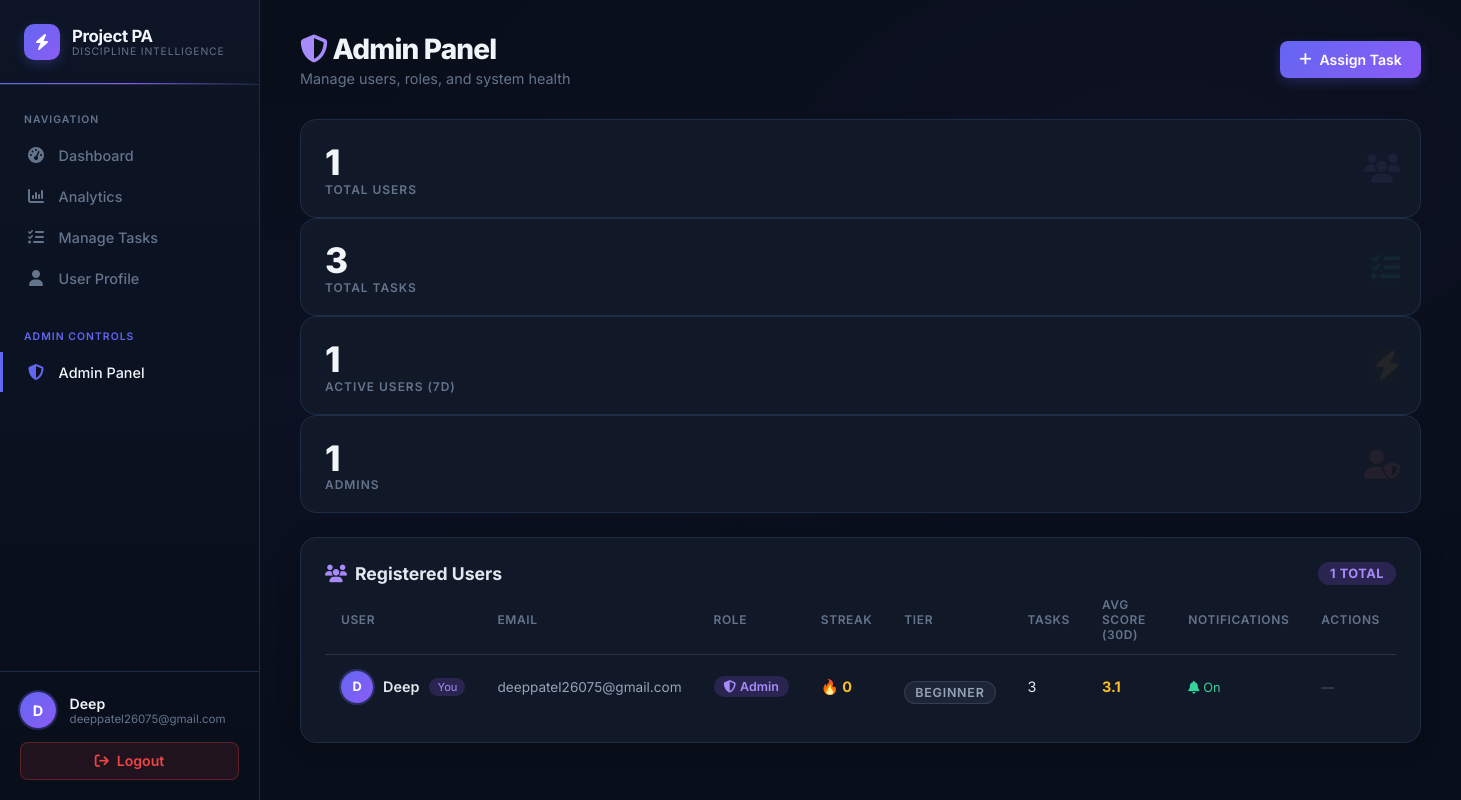
The app's page /admin/users (signed in) with its own data.
### models/user.py (models this page shows, shortened)
class User(db.Model, UserMixin):
    __tablename__ = "user"
    id                  = db.Column(db.Integer, primary_key=True)
    name                = db.Column(db.String(100), nullable=False)
    email               = db.Column(db.String(120), unique=True, nullable=False)
    password_hash       = db.Column(db.String(255), nullable=False)
    streak_count        = db.Column(db.Integer, default=0)
    role                = db.Column(db.String(20), nullable=False, default="user")
    bio                 = db.Column(db.Text, nullable=True)
    avatar_url          = db.Column(db.String(300), nullable=True)
    email_notifications = db.Column(db.Boolean, default=True, nullable=False)
    tasks  = db.relationship("Task",  backref="user", lazy=True,
                             foreign_keys="Task.user_id")
    scores = db.relationship("Score", backref="user", lazy=True)
    @property
    def is_admin(self) -> bool:
        return self.role == "admin"
    @property
    def discipline_tier(self) -> str:
        if self.streak_count >= 14:
            return "Elite"
        elif self.streak_count >= 5:
            return "Consistent"
        return "Beginner"

### routes/admin_routes.py (the view)
@admin_bp.route("/users")
@login_required
@admin_required
def users():
    today    = datetime.now(timezone.utc).date()
    start_30 = today - timedelta(days=29)
    all_users = User.query.order_by(User.id).all()
    user_stats = []
    for u in all_users:
        task_count = Task.query.filter_by(user_id=u.id).count()
        scores_30 = Score.query.filter(
            Score.user_id == u.id,
            Score.date >= start_30,
            Score.date <= today,
        ).all()
        vals      = [s.daily_score for s in scores_30]
        avg_score = round(sum(vals) / len(vals), 1) if vals else 0.0
        user_stats.append({
            "user":       u,
            "task_count": task_count,
            "avg_score":  avg_score,
        })
    return render_template("admin_users.html", user_stats=user_stats, today=today)

### routes/admin_routes.py (called while the page is built)
def admin_required(f):
    @wraps(f)
    def decorated(*args, **kwargs):
        if not current_user.is_authenticated:
            return redirect(url_for("auth.login"))
        if not current_user.is_admin:
            abort(403)
        return f(*args, **kwargs)
    return decorated

### templates/admin_users.html (shortened to what this page needs)
{% extends "base.html" %}
{% block content %}
<div class="page-header">
    <div>
        <h1 class="page-title"><i class="fa-solid fa-shield-halved" style="color:#a78bfa;"></i> Admin Panel</h1>
        <p class="page-subtitle">Manage users, roles, and system health</p>
    </div>
    <a href="{{ url_for('admin.assign_task') }}" class="btn btn-primary">
        <i class="fa-solid fa-plus"></i> Assign Task
    </a>
</div>
<div class="stats-grid" id="admin-stats-grid">
    <div class="stat-card" id="stat-total-users">
        <div class="stat-icon" style="background:rgba(139,92,246,0.15);">
            <i class="fa-solid fa-users" style="color:#a78bfa;"></i>
        </div>
        <div class="stat-value" id="sv-users">—</div>
        <div class="stat-label">Total Users</div>
    </div>
    <div class="stat-card">
        <div class="stat-icon" style="background:rgba(16,185,129,0.15);">
            <i class="fa-solid fa-list-check" style="color:#34d399;"></i>
        </div>
        <div class="stat-value" id="sv-tasks">—</div>
        <div class="stat-label">Total Tasks</div>
    </div>
    <div class="stat-card">
        <div class="stat-icon" style="background:rgba(251,191,36,0.15);">
            <i class="fa-solid fa-bolt" style="color:#fbbf24;"></i>
        </div>
        <div class="stat-value" id="sv-active">—</div>
        <div class="stat-label">Active Users (7d)</div>
    </div>
    <div class="stat-card">
        <div class="stat-icon" style="background:rgba(239,68,68,0.15);">
            <i class="fa-solid fa-user-shield" style="color:#f87171;"></i>
        </div>
        <div class="stat-value" id="sv-admins">—</div>
        <div class="stat-label">Admins</div>
    </div>
</div>
<div class="card" style="margin-top:24px;">
    <div class="card-header" style="display:flex; align-items:center; justify-content:space-between;">
        <h2 style="margin:0; font-size:1.1rem; color:#e2e8f0;">
            <i class="fa-solid fa-users" style="color:#a78bfa; margin-right:8px;"></i>Registered Users
        </h2>
        <span class="badge" style="background:rgba(139,92,246,0.2); color:#a78bfa; padding:4px 12px; border-radius:20px; font-size:0.8rem;">
            {{ user_stats|length }} total
        </span>
    </div>
    <div style="overflow-x:auto;">
        <table class="admin-table">
            <thead>
                <tr>
                    <th>User</th>
                    <th>Email</th>
                    <th>Role</th>
                    <th>Streak</th>
                    <th>Tier</th>
                    <th>Tasks</th>
                    <th>Avg Score (30d)</th>
                    <th>Notifications</th>
                    <th>Actions</th>
                </tr>
            </thead>
            <tbody>
                {% for item in user_stats %}
                <tr>
                    <td>
                        <div style="display:flex; align-items:center; gap:10px;">
                            <div class="user-avatar" style="width:32px; height:32px; font-size:0.8rem;">
                                {{ item.user.name[0]|upper }}
                            </div>
                            <span style="font-weight:600; color:#e2e8f0;">{{ item.user.name }}</span>
                            {% if item.user.id == current_user.id %}
                            <span style="font-size:0.7rem; background:rgba(139,92,246,0.2); color:#a78bfa; padding:2px 8px; border-radius:10px;">You</span>
                            {% endif %}
                        </div>
                    </td>
                    <td style="color:#94a3b8; font-size:0.85rem;">{{ item.user.email }}</td>
                    <td>
                        <span class="role-badge role-{{ item.user.role }}">
                            {% if item.user.role == 'admin' %}
                            <i class="fa-solid fa-shield-halved"></i>
                            {% else %}
                            <i class="fa-solid fa-user"></i>
                            {% endif %}
                            {{ item.user.role|capitalize }}
                        </span>
                    </td>
                    <td>
                        <span style="color:#fbbf24; font-weight:700;">
                            🔥 {{ item.user.streak_count }}
                        </span>
                    </td>
                    <td>
                        <span class="tier-badge tier-{{ item.user.discipline_tier|lower }}">
                            {{ item.user.discipline_tier }}
                        </span>
                    </td>
                    <td style="color:#e2e8f0;">{{ item.task_count }}</td>
                    <td>
                        <span style="color:{% if item.avg_score > 20 %}#34d399{% elif item.avg_score > 0 %}#fbbf24{% else %}#f87171{% endif %}; font-weight:700;">
                            {{ item.avg_score }}
                        </span>
                    </td>
                    <td>
                        <span style="color:{% if item.user.email_notifications %}#34d399{% else %}#f87171{% endif %}; font-size:0.8rem;">
                            {% if item.user.email_notifications %}
                            <i class="fa-solid fa-bell"></i> On
                            {% else %}
                            <i class="fa-solid fa-bell-slash"></i> Off
                            {% endif %}
                        </span>
                    </td>
                    <td>
                        {% if item.user.id != current_user.id %}
                        <form method="POST" action="{{ url_for('admin.change_role', user_id=item.user.id) }}"
                              style="display:inline;" onsubmit="return confirm('Change role for {{ item.user.name }}?')">
                            {% if item.user.role == 'user' %}
                            <input type="hidden" name="role" value="admin">
                            <button type="submit" class="btn-sm btn-promote">
                                <i class="fa-solid fa-arrow-up"></i> Promote
                            </button>
                            {% else %}
                            <input type="hidden" name="role" value="user">
                            <button type="submit" class="btn-sm btn-demote">
                                <i class="fa-solid fa-arrow-down"></i> Demote
                            </button>
                            {% endif %}
                        </form>
                        {% else %}
                        <span style="color:#475569; font-size:0.8rem;">—</span>
                        {% endif %}
                    </td>
                </tr>
                {% endfor %}
            </tbody>
        </table>
    </div>
</div>
{% endblock %}

### templates/base.html (shortened to what this page needs)
<!DOCTYPE html>
<html lang="en">
<head>
    <link rel="stylesheet" href="https://cdnjs.cloudflare.com/ajax/libs/font-awesome/6.4.0/css/all.min.css">
    <link rel="stylesheet" href="{{ url_for('static', filename='css/style.css') }}">
</head>
<body>
{% if current_user.is_authenticated %}
<aside class="sidebar">
    <a href="{{ url_for('dashboard.index') }}" class="sidebar-header" style="text-decoration:none;">
        <div class="sidebar-logo-icon"><i class="fa-solid fa-bolt"></i></div>
        <div class="sidebar-logo-text">
            <div class="brand-name">Project PA</div>
            <div class="brand-sub">Discipline Intelligence</div>
        </div>
    </a>
    <nav class="sidebar-menu">
        <div class="menu-section-label">Navigation</div>
        <a href="{{ url_for('dashboard.index') }}" class="menu-item {% if request.endpoint == 'dashboard.index' %}active{% endif %}">
            <i class="fa-solid fa-gauge-high"></i> Dashboard
        </a>
        <a href="{{ url_for('dashboard.analytics') }}" class="menu-item {% if request.endpoint == 'dashboard.analytics' %}active{% endif %}">
            <i class="fa-solid fa-chart-column"></i> Analytics
        </a>
        <a href="{{ url_for('dashboard.manage') }}" class="menu-item {% if request.endpoint == 'dashboard.manage' %}active{% endif %}">
            <i class="fa-solid fa-list-check"></i> Manage Tasks
        </a>
        <a href="{{ url_for('dashboard.profile') }}" class="menu-item {% if request.endpoint == 'dashboard.profile' %}active{% endif %}">
            <i class="fa-solid fa-user"></i> User Profile
        </a>
        {% if current_user.role == 'admin' %}
        <div class="menu-section-label" style="margin-top: 1.5rem; color: var(--primary);">Admin Controls</div>
        <a href="{{ url_for('admin.users') }}" class="menu-item {% if 'admin' in request.endpoint %}active{% endif %}" style="border-left: 3px solid var(--primary); background: rgba(var(--primary-rgb), 0.1);">
            <i class="fa-solid fa-shield-halved"></i> Admin Panel
        </a>
        {% endif %}
    </nav>
    <div class="sidebar-footer">
        <div class="user-info">
            <div class="user-avatar">{{ current_user.name[0]|upper }}</div>
            <div>
                <div class="user-name">{{ current_user.name }}</div>
                <div class="user-email">{{ current_user.email }}</div>
            </div>
        </div>
        <a href="{{ url_for('auth.logout') }}" class="btn btn-danger" style="width:100%; justify-content:center;">
            <i class="fa-solid fa-arrow-right-from-bracket"></i> Logout
        </a>
    </div>
</aside>
<main class="main-content">
    {% block content %}{% endblock %}
</main>
{% endif %}
</body>
</html>

### templates/admin_users.html (style rules this page uses)
.admin-table { width:100%; border-collapse:collapse; }
.admin-table th { padding:12px 16px; text-align:left; font-size:0.75rem; text-transform:uppercase; letter-spacing:0.05em; color:#64748b; border-bottom:1px solid rgba(255,255,255,0.06); }
.admin-table td { padding:14px 16px; border-bottom:1px solid rgba(255,255,255,0.04); font-size:0.9rem; }
.admin-table tr:last-child td { border-bottom:none; }
.role-badge { display:inline-flex; align-items:center; gap:4px; padding:3px 10px; border-radius:20px; font-size:0.78rem; font-weight:600; }
.role-admin { background:rgba(139,92,246,0.2); color:#a78bfa; }
.tier-badge { padding:3px 10px; border-radius:20px; font-size:0.78rem; font-weight:600; }
.tier-beginner { background:rgba(100,116,139,0.15); color:#94a3b8; }

### records on screen
User: name "D", name "Deep", email "deeppatel26075@gmail.com", user "D", user.name "Deep", user.email "deeppatel26075@gmail.com", user.role "Admin", user.streak_count "0", user.discipline_tier "BEGINNER", email_notifications True (drawn)

### other values on screen
{{ user_stats|length }} "1"
{{ item.task_count }} "3"
{{ item.avg_score }} "3.1"
